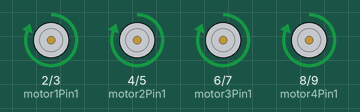
This sketch was run on a simulated Arduino Uno, built with avr-gcc and run on an emulated ATmega328P. Parts: motor-driver pin pairs drawn as motors (green arrow = first pin HIGH = forward, orange = second pin HIGH = backward, longer = more drive).

Above: at 2.7 s.
At 8.2 s:
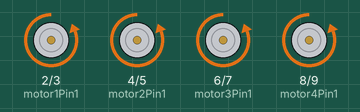
Timing chart, 0 to 14.3 s (numbered marks = the images above):
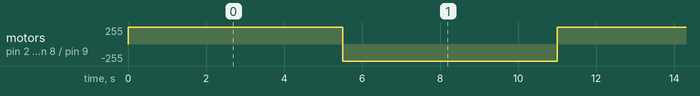

Measured:
- by itself, motor on pin 2 (motor1Pin1) / pin 3 (motor1Pin2), motor on pin 4 (motor2Pin1) / pin 5 (motor2Pin2), motor on pin 6 (motor3Pin1) / pin 7 (motor3Pin2), motor on pin 8 (motor4Pin1) / pin 9 (motor4Pin2): alternates forward 255/255 for 5.5 s and backward 255/255 for 5.5 s

The sketch:

Teste_Motor_Shield.ino
```cpp
// Definição dos pinos para controle dos motores na Motor Shield L293D
const int motor1Pin1 = 2;  // Pino para controle do motor 1 (sentido 1)
const int motor1Pin2 = 3;  // Pino para controle do motor 1 (sentido 2)
const int motor2Pin1 = 4;  // Pino para controle do motor 2 (sentido 1)
const int motor2Pin2 = 5;  // Pino para controle do motor 2 (sentido 2)
const int motor3Pin1 = 6;  // Pino para controle do motor 3 (sentido 1)
const int motor3Pin2 = 7;  // Pino para controle do motor 3 (sentido 2)
const int motor4Pin1 = 8;  // Pino para controle do motor 4 (sentido 1)
const int motor4Pin2 = 9;  // Pino para controle do motor 4 (sentido 2)

void setup() {
  // Define os pinos como saída
  pinMode(motor1Pin1, OUTPUT);
  pinMode(motor1Pin2, OUTPUT);
  pinMode(motor2Pin1, OUTPUT);
  pinMode(motor2Pin2, OUTPUT);
  pinMode(motor3Pin1, OUTPUT);
  pinMode(motor3Pin2, OUTPUT);
  pinMode(motor4Pin1, OUTPUT);
  pinMode(motor4Pin2, OUTPUT);

  // Inicia com os motores parados
  digitalWrite(motor1Pin1, LOW);
  digitalWrite(motor1Pin2, LOW);
  digitalWrite(motor2Pin1, LOW);
  digitalWrite(motor2Pin2, LOW);
  digitalWrite(motor3Pin1, LOW);
  digitalWrite(motor3Pin2, LOW);
  digitalWrite(motor4Pin1, LOW);
  digitalWrite(motor4Pin2, LOW);
}

void loop() {
  // Gira os motores 1 e 2 para frente por 5 segundos
  digitalWrite(motor1Pin1, HIGH);
  digitalWrite(motor1Pin2, LOW);
  digitalWrite(motor2Pin1, HIGH);
  digitalWrite(motor2Pin2, LOW);

  // Gira os motores 3 e 4 para frente por 5 segundos
  digitalWrite(motor3Pin1, HIGH);
  digitalWrite(motor3Pin2, LOW);
  digitalWrite(motor4Pin1, HIGH);
  digitalWrite(motor4Pin2, LOW);

  delay(5000);  // Mantém os motores girando por 5 segundos

  // Pausa por 0,5 segundos
  delay(500);

  // Gira os motores 1 e 2 para trás por 5 segundos
  digitalWrite(motor1Pin1, LOW);
  digitalWrite(motor1Pin2, HIGH);
  digitalWrite(motor2Pin1, LOW);
  digitalWrite(motor2Pin2, HIGH);

  // Gira os motores 3 e 4 para trás por 5 segundos
  digitalWrite(motor3Pin1, LOW);
  digitalWrite(motor3Pin2, HIGH);
  digitalWrite(motor4Pin1, LOW);
  digitalWrite(motor4Pin2, HIGH);

  delay(5000);  // Mantém os motores girando por 5 segundos

  // Pausa por 0,5 segundos
  delay(500);
}
```
